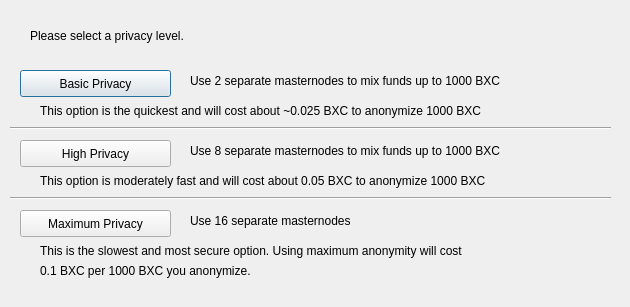
<?xml version="1.0" encoding="UTF-8"?>
<ui version="4.0">
 <class>DarksendConfig</class>
 <widget class="QDialog" name="DarksendConfig">
  <property name="geometry">
   <rect>
    <x>0</x>
    <y>0</y>
    <width>630</width>
    <height>307</height>
   </rect>
  </property>
  <property name="windowTitle">
   <string>Configure PrivateSend</string>
  </property>
  <widget class="QPushButton" name="buttonBasic">
   <property name="geometry">
    <rect>
     <x>20</x>
     <y>70</y>
     <width>151</width>
     <height>27</height>
    </rect>
   </property>
   <property name="text">
    <string>Basic Privacy</string>
   </property>
  </widget>
  <widget class="QPushButton" name="buttonHigh">
   <property name="geometry">
    <rect>
     <x>20</x>
     <y>140</y>
     <width>151</width>
     <height>27</height>
    </rect>
   </property>
   <property name="text">
    <string>High Privacy</string>
   </property>
  </widget>
  <widget class="QPushButton" name="buttonMax">
   <property name="geometry">
    <rect>
     <x>20</x>
     <y>210</y>
     <width>151</width>
     <height>27</height>
    </rect>
   </property>
   <property name="text">
    <string>Maximum Privacy</string>
   </property>
  </widget>
  <widget class="QLabel" name="label">
   <property name="geometry">
    <rect>
     <x>30</x>
     <y>20</y>
     <width>571</width>
     <height>31</height>
    </rect>
   </property>
   <property name="text">
    <string>Please select a privacy level.</string>
   </property>
  </widget>
  <widget class="QLabel" name="label_2">
   <property name="geometry">
    <rect>
     <x>190</x>
     <y>70</y>
     <width>421</width>
     <height>21</height>
    </rect>
   </property>
   <property name="text">
    <string>Use 2 separate masternodes to mix funds up to 1000 BXC</string>
   </property>
  </widget>
  <widget class="QLabel" name="label_3">
   <property name="geometry">
    <rect>
     <x>190</x>
     <y>140</y>
     <width>411</width>
     <height>21</height>
    </rect>
   </property>
   <property name="text">
    <string>Use 8 separate masternodes to mix funds up to 1000 BXC</string>
   </property>
  </widget>
  <widget class="QLabel" name="label_4">
   <property name="geometry">
    <rect>
     <x>190</x>
     <y>210</y>
     <width>421</width>
     <height>21</height>
    </rect>
   </property>
   <property name="text">
    <string>Use 16 separate masternodes</string>
   </property>
  </widget>
  <widget class="QLabel" name="label_6">
   <property name="geometry">
    <rect>
     <x>40</x>
     <y>100</y>
     <width>561</width>
     <height>21</height>
    </rect>
   </property>
   <property name="text">
    <string>This option is the quickest and will cost about ~0.025 BXC to anonymize 1000 BXC</string>
   </property>
  </widget>
  <widget class="QLabel" name="label_7">
   <property name="geometry">
    <rect>
     <x>40</x>
     <y>170</y>
     <width>561</width>
     <height>21</height>
    </rect>
   </property>
   <property name="text">
    <string>This option is moderately fast and will cost about 0.05 BXC to anonymize 1000 BXC</string>
   </property>
  </widget>
  <widget class="QLabel" name="label_8">
   <property name="geometry">
    <rect>
     <x>40</x>
     <y>240</y>
     <width>561</width>
     <height>21</height>
    </rect>
   </property>
   <property name="text">
    <string>This is the slowest and most secure option. Using maximum anonymity will cost</string>
   </property>
  </widget>
  <widget class="QLabel" name="label_9">
   <property name="geometry">
    <rect>
     <x>40</x>
     <y>260</y>
     <width>561</width>
     <height>21</height>
    </rect>
   </property>
   <property name="text">
    <string>0.1 BXC per 1000 BXC you anonymize.</string>
   </property>
  </widget>
  <widget class="Line" name="line">
   <property name="geometry">
    <rect>
     <x>10</x>
     <y>120</y>
     <width>601</width>
     <height>16</height>
    </rect>
   </property>
   <property name="orientation">
    <enum>Qt::Horizontal</enum>
   </property>
  </widget>
  <widget class="Line" name="line_2">
   <property name="geometry">
    <rect>
     <x>10</x>
     <y>190</y>
     <width>601</width>
     <height>16</height>
    </rect>
   </property>
   <property name="orientation">
    <enum>Qt::Horizontal</enum>
   </property>
  </widget>
 </widget>
 <resources/>
 <connections/>
</ui>
